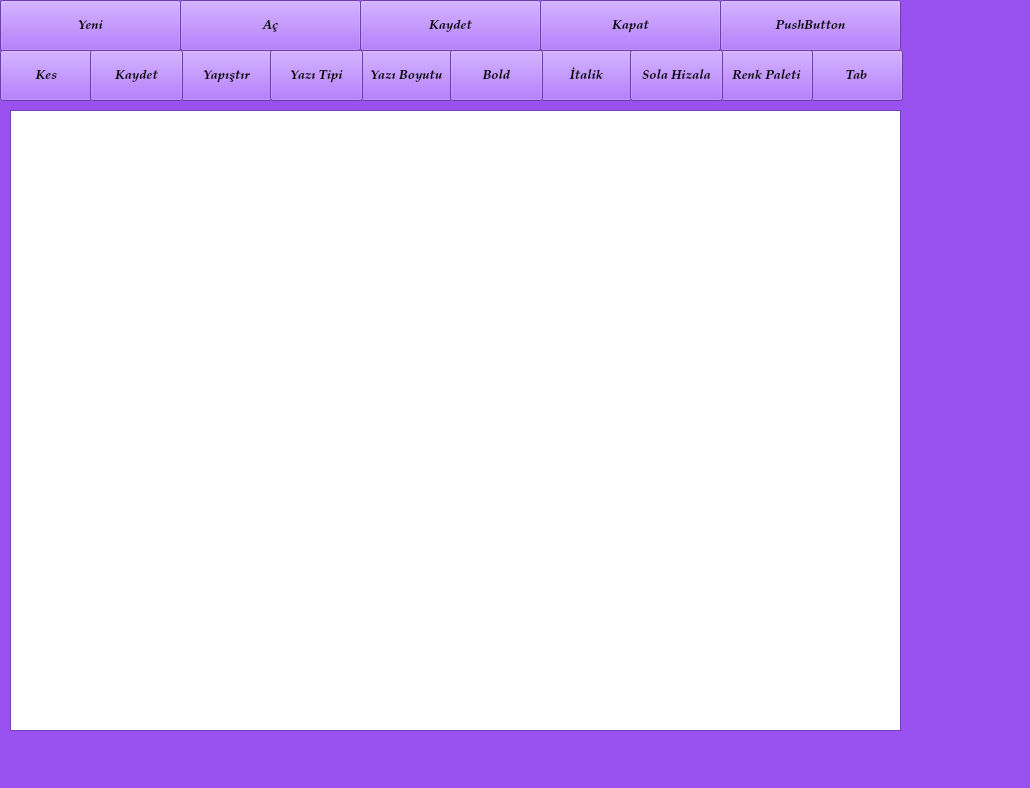
<?xml version="1.0" encoding="UTF-8"?>
<ui version="4.0">
 <class>Form</class>
 <widget class="QWidget" name="Form">
  <property name="geometry">
   <rect>
    <x>0</x>
    <y>0</y>
    <width>1030</width>
    <height>788</height>
   </rect>
  </property>
  <property name="palette">
   <palette>
    <active>
     <colorrole role="WindowText">
      <brush brushstyle="SolidPattern">
       <color alpha="255">
        <red>0</red>
        <green>0</green>
        <blue>0</blue>
       </color>
      </brush>
     </colorrole>
     <colorrole role="Button">
      <brush brushstyle="SolidPattern">
       <color alpha="255">
        <red>153</red>
        <green>82</green>
        <blue>240</blue>
       </color>
      </brush>
     </colorrole>
     <colorrole role="Light">
      <brush brushstyle="SolidPattern">
       <color alpha="255">
        <red>221</red>
        <green>192</green>
        <blue>255</blue>
       </color>
      </brush>
     </colorrole>
     <colorrole role="Midlight">
      <brush brushstyle="SolidPattern">
       <color alpha="255">
        <red>187</red>
        <green>137</green>
        <blue>247</blue>
       </color>
      </brush>
     </colorrole>
     <colorrole role="Dark">
      <brush brushstyle="SolidPattern">
       <color alpha="255">
        <red>76</red>
        <green>41</green>
        <blue>120</blue>
       </color>
      </brush>
     </colorrole>
     <colorrole role="Mid">
      <brush brushstyle="SolidPattern">
       <color alpha="255">
        <red>102</red>
        <green>54</green>
        <blue>160</blue>
       </color>
      </brush>
     </colorrole>
     <colorrole role="Text">
      <brush brushstyle="SolidPattern">
       <color alpha="255">
        <red>0</red>
        <green>0</green>
        <blue>0</blue>
       </color>
      </brush>
     </colorrole>
     <colorrole role="BrightText">
      <brush brushstyle="SolidPattern">
       <color alpha="255">
        <red>255</red>
        <green>255</green>
        <blue>255</blue>
       </color>
      </brush>
     </colorrole>
     <colorrole role="ButtonText">
      <brush brushstyle="SolidPattern">
       <color alpha="255">
        <red>0</red>
        <green>0</green>
        <blue>0</blue>
       </color>
      </brush>
     </colorrole>
     <colorrole role="Base">
      <brush brushstyle="SolidPattern">
       <color alpha="255">
        <red>255</red>
        <green>255</green>
        <blue>255</blue>
       </color>
      </brush>
     </colorrole>
     <colorrole role="Window">
      <brush brushstyle="SolidPattern">
       <color alpha="255">
        <red>153</red>
        <green>82</green>
        <blue>240</blue>
       </color>
      </brush>
     </colorrole>
     <colorrole role="Shadow">
      <brush brushstyle="SolidPattern">
       <color alpha="255">
        <red>0</red>
        <green>0</green>
        <blue>0</blue>
       </color>
      </brush>
     </colorrole>
     <colorrole role="AlternateBase">
      <brush brushstyle="SolidPattern">
       <color alpha="255">
        <red>204</red>
        <green>168</green>
        <blue>247</blue>
       </color>
      </brush>
     </colorrole>
     <colorrole role="ToolTipBase">
      <brush brushstyle="SolidPattern">
       <color alpha="255">
        <red>255</red>
        <green>255</green>
        <blue>220</blue>
       </color>
      </brush>
     </colorrole>
     <colorrole role="ToolTipText">
      <brush brushstyle="SolidPattern">
       <color alpha="255">
        <red>0</red>
        <green>0</green>
        <blue>0</blue>
       </color>
      </brush>
     </colorrole>
    </active>
    <inactive>
     <colorrole role="WindowText">
      <brush brushstyle="SolidPattern">
       <color alpha="255">
        <red>0</red>
        <green>0</green>
        <blue>0</blue>
       </color>
      </brush>
     </colorrole>
     <colorrole role="Button">
      <brush brushstyle="SolidPattern">
       <color alpha="255">
        <red>153</red>
        <green>82</green>
        <blue>240</blue>
       </color>
      </brush>
     </colorrole>
     <colorrole role="Light">
      <brush brushstyle="SolidPattern">
       <color alpha="255">
        <red>221</red>
        <green>192</green>
        <blue>255</blue>
       </color>
      </brush>
     </colorrole>
     <colorrole role="Midlight">
      <brush brushstyle="SolidPattern">
       <color alpha="255">
        <red>187</red>
        <green>137</green>
        <blue>247</blue>
       </color>
      </brush>
     </colorrole>
     <colorrole role="Dark">
      <brush brushstyle="SolidPattern">
       <color alpha="255">
        <red>76</red>
        <green>41</green>
        <blue>120</blue>
       </color>
      </brush>
     </colorrole>
     <colorrole role="Mid">
      <brush brushstyle="SolidPattern">
       <color alpha="255">
        <red>102</red>
        <green>54</green>
        <blue>160</blue>
       </color>
      </brush>
     </colorrole>
     <colorrole role="Text">
      <brush brushstyle="SolidPattern">
       <color alpha="255">
        <red>0</red>
        <green>0</green>
        <blue>0</blue>
       </color>
      </brush>
     </colorrole>
     <colorrole role="BrightText">
      <brush brushstyle="SolidPattern">
       <color alpha="255">
        <red>255</red>
        <green>255</green>
        <blue>255</blue>
       </color>
      </brush>
     </colorrole>
     <colorrole role="ButtonText">
      <brush brushstyle="SolidPattern">
       <color alpha="255">
        <red>0</red>
        <green>0</green>
        <blue>0</blue>
       </color>
      </brush>
     </colorrole>
     <colorrole role="Base">
      <brush brushstyle="SolidPattern">
       <color alpha="255">
        <red>255</red>
        <green>255</green>
        <blue>255</blue>
       </color>
      </brush>
     </colorrole>
     <colorrole role="Window">
      <brush brushstyle="SolidPattern">
       <color alpha="255">
        <red>153</red>
        <green>82</green>
        <blue>240</blue>
       </color>
      </brush>
     </colorrole>
     <colorrole role="Shadow">
      <brush brushstyle="SolidPattern">
       <color alpha="255">
        <red>0</red>
        <green>0</green>
        <blue>0</blue>
       </color>
      </brush>
     </colorrole>
     <colorrole role="AlternateBase">
      <brush brushstyle="SolidPattern">
       <color alpha="255">
        <red>204</red>
        <green>168</green>
        <blue>247</blue>
       </color>
      </brush>
     </colorrole>
     <colorrole role="ToolTipBase">
      <brush brushstyle="SolidPattern">
       <color alpha="255">
        <red>255</red>
        <green>255</green>
        <blue>220</blue>
       </color>
      </brush>
     </colorrole>
     <colorrole role="ToolTipText">
      <brush brushstyle="SolidPattern">
       <color alpha="255">
        <red>0</red>
        <green>0</green>
        <blue>0</blue>
       </color>
      </brush>
     </colorrole>
    </inactive>
    <disabled>
     <colorrole role="WindowText">
      <brush brushstyle="SolidPattern">
       <color alpha="255">
        <red>76</red>
        <green>41</green>
        <blue>120</blue>
       </color>
      </brush>
     </colorrole>
     <colorrole role="Button">
      <brush brushstyle="SolidPattern">
       <color alpha="255">
        <red>153</red>
        <green>82</green>
        <blue>240</blue>
       </color>
      </brush>
     </colorrole>
     <colorrole role="Light">
      <brush brushstyle="SolidPattern">
       <color alpha="255">
        <red>221</red>
        <green>192</green>
        <blue>255</blue>
       </color>
      </brush>
     </colorrole>
     <colorrole role="Midlight">
      <brush brushstyle="SolidPattern">
       <color alpha="255">
        <red>187</red>
        <green>137</green>
        <blue>247</blue>
       </color>
      </brush>
     </colorrole>
     <colorrole role="Dark">
      <brush brushstyle="SolidPattern">
       <color alpha="255">
        <red>76</red>
        <green>41</green>
        <blue>120</blue>
       </color>
      </brush>
     </colorrole>
     <colorrole role="Mid">
      <brush brushstyle="SolidPattern">
       <color alpha="255">
        <red>102</red>
        <green>54</green>
        <blue>160</blue>
       </color>
      </brush>
     </colorrole>
     <colorrole role="Text">
      <brush brushstyle="SolidPattern">
       <color alpha="255">
        <red>76</red>
        <green>41</green>
        <blue>120</blue>
       </color>
      </brush>
     </colorrole>
     <colorrole role="BrightText">
      <brush brushstyle="SolidPattern">
       <color alpha="255">
        <red>255</red>
        <green>255</green>
        <blue>255</blue>
       </color>
      </brush>
     </colorrole>
     <colorrole role="ButtonText">
      <brush brushstyle="SolidPattern">
       <color alpha="255">
        <red>76</red>
        <green>41</green>
        <blue>120</blue>
       </color>
      </brush>
     </colorrole>
     <colorrole role="Base">
      <brush brushstyle="SolidPattern">
       <color alpha="255">
        <red>153</red>
        <green>82</green>
        <blue>240</blue>
       </color>
      </brush>
     </colorrole>
     <colorrole role="Window">
      <brush brushstyle="SolidPattern">
       <color alpha="255">
        <red>153</red>
        <green>82</green>
        <blue>240</blue>
       </color>
      </brush>
     </colorrole>
     <colorrole role="Shadow">
      <brush brushstyle="SolidPattern">
       <color alpha="255">
        <red>0</red>
        <green>0</green>
        <blue>0</blue>
       </color>
      </brush>
     </colorrole>
     <colorrole role="AlternateBase">
      <brush brushstyle="SolidPattern">
       <color alpha="255">
        <red>153</red>
        <green>82</green>
        <blue>240</blue>
       </color>
      </brush>
     </colorrole>
     <colorrole role="ToolTipBase">
      <brush brushstyle="SolidPattern">
       <color alpha="255">
        <red>255</red>
        <green>255</green>
        <blue>220</blue>
       </color>
      </brush>
     </colorrole>
     <colorrole role="ToolTipText">
      <brush brushstyle="SolidPattern">
       <color alpha="255">
        <red>0</red>
        <green>0</green>
        <blue>0</blue>
       </color>
      </brush>
     </colorrole>
    </disabled>
   </palette>
  </property>
  <property name="windowTitle">
   <string>Form</string>
  </property>
  <widget class="QPushButton" name="buton9">
   <property name="geometry">
    <rect>
     <x>360</x>
     <y>50</y>
     <width>93</width>
     <height>51</height>
    </rect>
   </property>
   <property name="font">
    <font>
     <family>Palatino Linotype</family>
     <pointsize>10</pointsize>
     <weight>75</weight>
     <italic>true</italic>
     <bold>true</bold>
    </font>
   </property>
   <property name="text">
    <string>Yazı Boyutu</string>
   </property>
  </widget>
  <widget class="QPushButton" name="buton7">
   <property name="geometry">
    <rect>
     <x>180</x>
     <y>50</y>
     <width>93</width>
     <height>51</height>
    </rect>
   </property>
   <property name="font">
    <font>
     <family>Palatino Linotype</family>
     <pointsize>10</pointsize>
     <weight>75</weight>
     <italic>true</italic>
     <bold>true</bold>
    </font>
   </property>
   <property name="text">
    <string>Yapıştır</string>
   </property>
  </widget>
  <widget class="QPushButton" name="buton5">
   <property name="geometry">
    <rect>
     <x>0</x>
     <y>50</y>
     <width>93</width>
     <height>51</height>
    </rect>
   </property>
   <property name="font">
    <font>
     <family>Palatino Linotype</family>
     <pointsize>10</pointsize>
     <weight>75</weight>
     <italic>true</italic>
     <bold>true</bold>
    </font>
   </property>
   <property name="text">
    <string>Kes</string>
   </property>
  </widget>
  <widget class="QPushButton" name="buton8">
   <property name="geometry">
    <rect>
     <x>270</x>
     <y>50</y>
     <width>93</width>
     <height>51</height>
    </rect>
   </property>
   <property name="font">
    <font>
     <family>Palatino Linotype</family>
     <pointsize>10</pointsize>
     <weight>75</weight>
     <italic>true</italic>
     <bold>true</bold>
    </font>
   </property>
   <property name="text">
    <string>Yazı Tipi</string>
   </property>
  </widget>
  <widget class="QPushButton" name="buton11">
   <property name="geometry">
    <rect>
     <x>540</x>
     <y>50</y>
     <width>93</width>
     <height>51</height>
    </rect>
   </property>
   <property name="font">
    <font>
     <family>Palatino Linotype</family>
     <pointsize>10</pointsize>
     <weight>75</weight>
     <italic>true</italic>
     <bold>true</bold>
    </font>
   </property>
   <property name="text">
    <string>İtalik</string>
   </property>
  </widget>
  <widget class="QPushButton" name="buton14">
   <property name="geometry">
    <rect>
     <x>810</x>
     <y>50</y>
     <width>93</width>
     <height>51</height>
    </rect>
   </property>
   <property name="font">
    <font>
     <family>Palatino Linotype</family>
     <pointsize>10</pointsize>
     <weight>75</weight>
     <italic>true</italic>
     <bold>true</bold>
    </font>
   </property>
   <property name="text">
    <string>Tab</string>
   </property>
  </widget>
  <widget class="QPushButton" name="buton3">
   <property name="geometry">
    <rect>
     <x>360</x>
     <y>0</y>
     <width>181</width>
     <height>51</height>
    </rect>
   </property>
   <property name="font">
    <font>
     <family>Palatino Linotype</family>
     <pointsize>10</pointsize>
     <weight>75</weight>
     <italic>true</italic>
     <bold>true</bold>
    </font>
   </property>
   <property name="text">
    <string>Kaydet</string>
   </property>
  </widget>
  <widget class="QPushButton" name="buton13">
   <property name="geometry">
    <rect>
     <x>720</x>
     <y>50</y>
     <width>93</width>
     <height>51</height>
    </rect>
   </property>
   <property name="font">
    <font>
     <family>Palatino Linotype</family>
     <pointsize>10</pointsize>
     <weight>75</weight>
     <italic>true</italic>
     <bold>true</bold>
    </font>
   </property>
   <property name="text">
    <string>Renk Paleti</string>
   </property>
  </widget>
  <widget class="QPushButton" name="buton6">
   <property name="geometry">
    <rect>
     <x>90</x>
     <y>50</y>
     <width>93</width>
     <height>51</height>
    </rect>
   </property>
   <property name="font">
    <font>
     <family>Palatino Linotype</family>
     <pointsize>10</pointsize>
     <weight>75</weight>
     <italic>true</italic>
     <bold>true</bold>
    </font>
   </property>
   <property name="text">
    <string>Kaydet</string>
   </property>
  </widget>
  <widget class="QPushButton" name="pushButton">
   <property name="geometry">
    <rect>
     <x>720</x>
     <y>0</y>
     <width>181</width>
     <height>51</height>
    </rect>
   </property>
   <property name="font">
    <font>
     <family>Palatino Linotype</family>
     <pointsize>10</pointsize>
     <weight>75</weight>
     <italic>true</italic>
     <bold>true</bold>
    </font>
   </property>
   <property name="text">
    <string>PushButton</string>
   </property>
  </widget>
  <widget class="QPushButton" name="buton1">
   <property name="geometry">
    <rect>
     <x>0</x>
     <y>0</y>
     <width>181</width>
     <height>51</height>
    </rect>
   </property>
   <property name="font">
    <font>
     <family>Palatino Linotype</family>
     <pointsize>10</pointsize>
     <weight>75</weight>
     <italic>true</italic>
     <bold>true</bold>
    </font>
   </property>
   <property name="text">
    <string>Yeni</string>
   </property>
  </widget>
  <widget class="QPushButton" name="buton2">
   <property name="geometry">
    <rect>
     <x>180</x>
     <y>0</y>
     <width>181</width>
     <height>51</height>
    </rect>
   </property>
   <property name="font">
    <font>
     <family>Palatino Linotype</family>
     <pointsize>10</pointsize>
     <weight>75</weight>
     <italic>true</italic>
     <bold>true</bold>
    </font>
   </property>
   <property name="text">
    <string>Aç</string>
   </property>
  </widget>
  <widget class="QPushButton" name="buton4">
   <property name="geometry">
    <rect>
     <x>540</x>
     <y>0</y>
     <width>181</width>
     <height>51</height>
    </rect>
   </property>
   <property name="font">
    <font>
     <family>Palatino Linotype</family>
     <pointsize>10</pointsize>
     <weight>75</weight>
     <italic>true</italic>
     <bold>true</bold>
    </font>
   </property>
   <property name="text">
    <string>Kapat</string>
   </property>
  </widget>
  <widget class="QPushButton" name="buton10">
   <property name="geometry">
    <rect>
     <x>450</x>
     <y>50</y>
     <width>93</width>
     <height>51</height>
    </rect>
   </property>
   <property name="font">
    <font>
     <family>Palatino Linotype</family>
     <pointsize>10</pointsize>
     <weight>75</weight>
     <italic>true</italic>
     <bold>true</bold>
    </font>
   </property>
   <property name="text">
    <string>Bold</string>
   </property>
  </widget>
  <widget class="QPushButton" name="buton12">
   <property name="geometry">
    <rect>
     <x>630</x>
     <y>50</y>
     <width>93</width>
     <height>51</height>
    </rect>
   </property>
   <property name="font">
    <font>
     <family>Palatino Linotype</family>
     <pointsize>10</pointsize>
     <weight>75</weight>
     <italic>true</italic>
     <bold>true</bold>
    </font>
   </property>
   <property name="text">
    <string>Sola Hizala</string>
   </property>
  </widget>
  <widget class="QTextEdit" name="textEdit">
   <property name="geometry">
    <rect>
     <x>10</x>
     <y>110</y>
     <width>891</width>
     <height>621</height>
    </rect>
   </property>
  </widget>
 </widget>
 <resources/>
 <connections/>
</ui>
